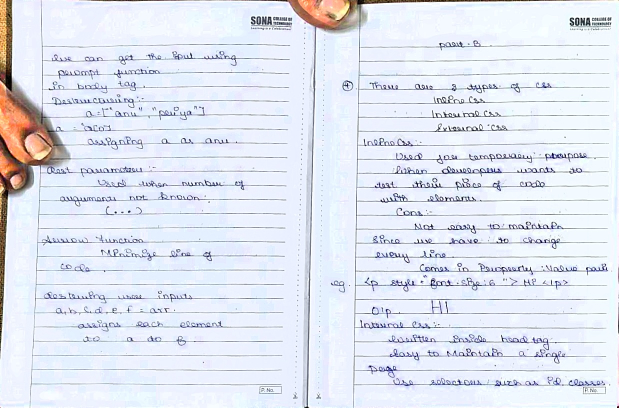
#> input picture debug_color_enhance.jpg, 1237 x 815 px (shown at 1/2 size)
$ python -i perspective.py   (imports and definitions only)
#> lines starting #> are read from the running program, lines starting #| are printed output that depends on the picture
#> further down, picture is the input picture: shape (815, 1237, 3); mean B, G, R 239.9, 229.5, 224.9
"""
Perspective transformation module for VEE Scanner.
Handles perspective correction and page splitting of detected booklets.
"""

import logging
import math
from typing import Optional, Tuple

import cv2
import numpy as np

from models import QuadCorners

logger = logging.getLogger(__name__)

# Scanner Configuration Constants
TARGET_DPI = 300
PAGE_WIDTH_MM = 210  # A4 width
PAGE_HEIGHT_MM = 297 # A4 height

def mm_to_px(mm: float, dpi: int) -> int:
    return int((mm / 25.4) * dpi)

class PerspectiveWarper:
    """Handles perspective transformation of booklet images."""

    def __init__(self, dpi: int = TARGET_DPI) -> None:
        self.dpi = dpi
        self.page_w_px = mm_to_px(PAGE_WIDTH_MM, self.dpi)
        self.page_h_px = mm_to_px(PAGE_HEIGHT_MM, self.dpi)

    # [98 lines left out: functions warp_adaptive, estimate_page_split, split_pages, not called in this run]

    def enhance_scan(self, page_image: np.ndarray) -> np.ndarray:
        """
        FR-2.5: Light Text Enhancement with Original Ink Preservation (Adobe Scan style).

        1. Estimates smooth 2D background illumination surface per channel
           via downsampled upper-percentile block grid + Gaussian smoothing.
        2. Divides each channel by background to remove shadows, lighting gradients,
           and yellowed/gray paper background.
        3. Applies a soft threshold and sub-linear boost (Light Text curve) to lift
           faint pencil, light ballpoint, and faded strokes into dark, legible text.
        4. Fades saturation to 0 on pure paper (pure white #FFFFFF), while boosting
           saturation on ink strokes (blue pen stays rich blue, red stays red).
        5. Applies mild unsharp mask for crisp stroke edges.
        """
        if page_image is None or page_image.size == 0:
            return page_image

        try:
            # Ensure 3-channel BGR
            if len(page_image.shape) == 2:
                page_image = cv2.cvtColor(page_image, cv2.COLOR_GRAY2BGR)

            h, w = page_image.shape[:2]
#> h = 815; w = 1237

            # 1. Background illumination estimation
            target_w = 600
            scale = target_w / float(w)
#> scale = 0.485
            target_h = max(1, int(h * scale))
#> target_h = 395
            small = cv2.resize(page_image, (target_w, target_h), interpolation=cv2.INTER_AREA)

            block_size = 24
            grid_h = int(np.ceil(target_h / block_size))
#> grid_h = 17
            grid_w = int(np.ceil(target_w / block_size))
            bg_grid = np.zeros((grid_h, grid_w, 3), dtype=np.float32)

            for ch in range(3):
                channel = small[:, :, ch].astype(np.float32)
                for r in range(grid_h):
                    r_start = r * block_size
                    r_end = min((r + 1) * block_size, target_h)
                    for c in range(grid_w):
                        c_start = c * block_size
                        c_end = min((c + 1) * block_size, target_w)
                        block = channel[r_start:r_end, c_start:c_end]
                        if block.size > 0:
                            bg_grid[r, c, ch] = np.percentile(block, 92)

            for ch in range(3):
                bg_grid[:, :, ch] = cv2.GaussianBlur(bg_grid[:, :, ch], (3, 3), 0)

            bg_full = cv2.resize(bg_grid, (w, h), interpolation=cv2.INTER_CUBIC)
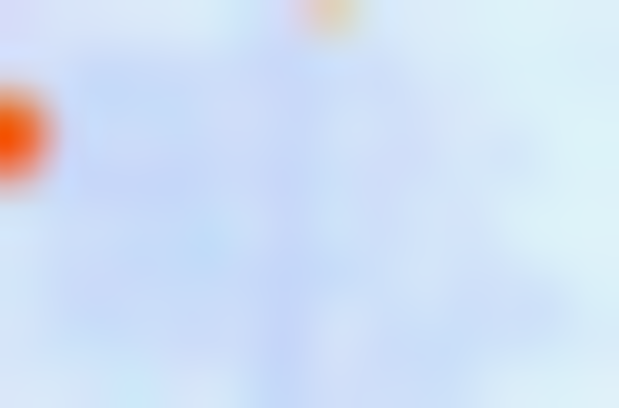
#> bg_full: shape (815, 1237, 3) float32 (shown at 1/2 size); mean of channels 0, 1, 2 254.7, 245.9, 241.1; drawn with min black and max white
            bg_full = np.maximum(bg_full, 1.0)

            # 2. Divide each channel by its background illumination (paper -> ~255)
            norm = np.clip((page_image.astype(np.float32) / bg_full) * 255.0, 0.0, 255.0)

            # 3. Light Text contrast boost in HSV color space
            norm_uint8 = norm.astype(np.uint8)
            hsv = cv2.cvtColor(norm_uint8, cv2.COLOR_BGR2HSV).astype(np.float32)

            H = hsv[:, :, 0]
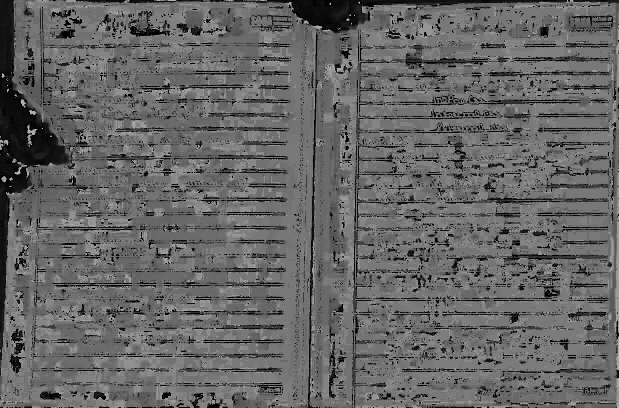
#> H: shape (815, 1237) float32 (shown at 1/2 size); min 0, max 179, mean 101.4
            S = hsv[:, :, 1]
            V = hsv[:, :, 2]

            # Suppress back-of-page bleed-through (diff < 10), boost light ink/pencil
            diff = np.maximum(0.0, 246.0 - V)
            ink_score = np.clip((diff - 10.0) / (246.0 - 10.0 - 30.0), 0.0, 1.0)
            ink_boosted = np.power(ink_score, 0.70)

            V_new = np.clip((1.0 - ink_boosted * 0.90) * 255.0, 0.0, 255.0)

            # Pure white paper (sat=0) + rich vibrant ink color
            sat_mask = np.clip(ink_score * 4.0, 0.0, 1.0)
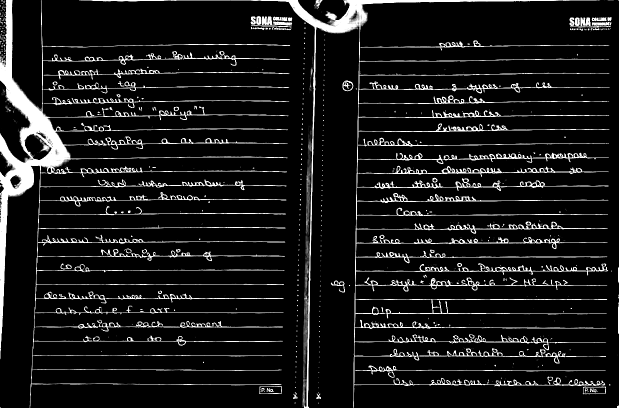
#> sat_mask: shape (815, 1237) float32 (shown at 1/2 size); min 0, max 1, mean 0.0968
            S_new = np.clip(S * 1.4 * sat_mask, 0.0, 255.0)
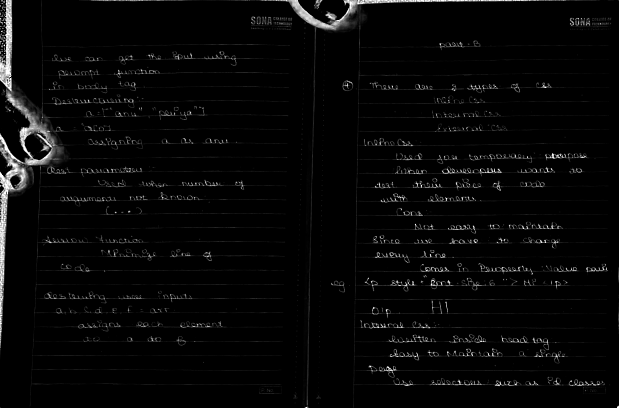
#> S_new: shape (815, 1237) float32 (shown at 1/2 size); min 0, max 255, mean 7.3

            out_hsv = cv2.merge([H, S_new, V_new]).astype(np.uint8)
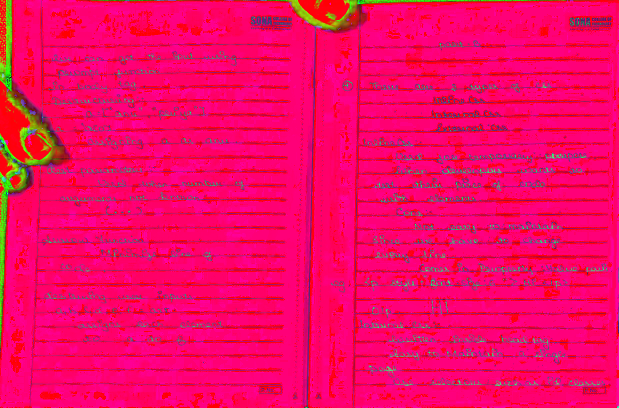
#> out_hsv: shape (815, 1237, 3) (shown at 1/2 size); mean B, G, R 101.4, 7.3, 241.8
            out_bgr = cv2.cvtColor(out_hsv, cv2.COLOR_HSV2BGR)

            # 4. Subtle unsharp mask for crisp stroke edges
            blur = cv2.GaussianBlur(out_bgr, (0, 0), 1.0)
            crisp = cv2.addWeighted(out_bgr, 1.25, blur, -0.25, 0)

            # 5. Deskew horizontal ruled lines / handwriting
            straight = deskew_page(crisp)
            return straight
        except Exception as e:
            logger.error(f"Failed to enhance scan with Light Text filter: {e}")
            return page_image


def deskew_page(image: np.ndarray, max_angle: float = 12.0) -> np.ndarray:
    """Deskew a warped page image by detecting horizontal ruled lines/text baselines.

    Uses Canny edge detection and probabilistic Hough lines constrained within
    [-max_angle, +max_angle] degrees. Computes median orientation and rotates
    the page to align lines strictly horizontal with pure white borders.
    """
#> called with max_angle = 12
    if image is None or image.size == 0:
        return image

    try:
        gray = cv2.cvtColor(image, cv2.COLOR_BGR2GRAY) if len(image.shape) == 3 else image
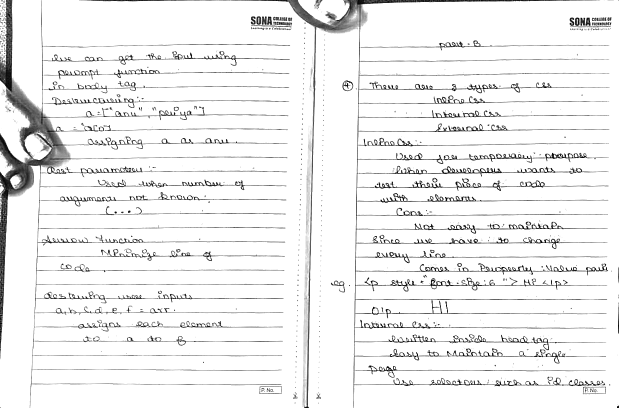
#> gray: shape (815, 1237) (shown at 1/2 size); min 0, max 255, mean 239.1
        edges = cv2.Canny(gray, 50, 150)
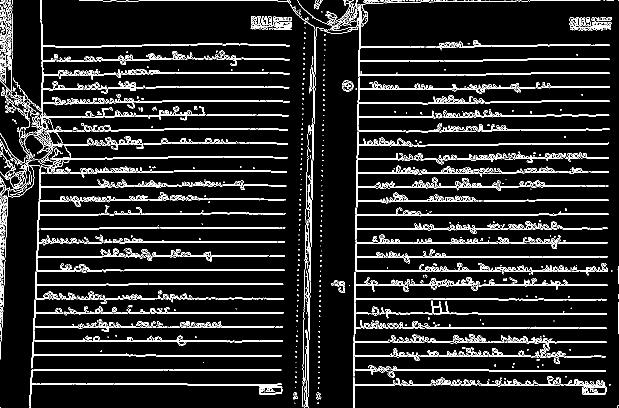
#> edges: shape (815, 1237) (shown at 1/2 size); 8.8% white in thin lines or dots
        min_line_len = max(40, gray.shape[1] // 5)
#> min_line_len = 247
        lines = cv2.HoughLinesP(
            edges, 1, np.pi / 720, threshold=100,
            minLineLength=min_line_len, maxLineGap=20
        )
#> lines = 68 rows, first 6: [257, 569, 565, 569], [130, 738, 562, 739], [68, 626, 566, 626], [67, 654, 445, 654], [706, 768, 1076, 768], [715, 375, 721, 9]
        if lines is None:
            return image

        angles = []
        for x1, y1, x2, y2 in lines.reshape(-1, 4):
            dx = float(x2 - x1)
            dy = float(y2 - y1)
            if dx == 0:
                continue
            ang = math.degrees(math.atan2(dy, dx))
            if -max_angle <= ang <= max_angle:
                angles.append(ang)
#> this loop made 68 passes
#> (x1, y1, x2, y2, dx, dy, ang) on passes 1 to 12: (257, 569, 565, 569, 308, 0, 0), (130, 738, 562, 739, 432, 1, 0.133), (68, 626, 566, 626, 498, 0, 0), (67, 654, 445, 654, 378, 0, 0), (706, 768, 1076, 768, 370, 0, 0), (715, 375, 721, 9, 6, -366, -89.06), (708, 649, 716, 156, 8, -493, -89.07), (710, 541, 1236, 541, 526, 0, 0), (816, 712, 1132, 713, 316, 1, 0.181), (67, 683, 565, 683, 498, 0, 0), (741, 684, 1198, 685, 457, 1, 0.125), (805, 599, 1212, 600, 407, 1, 0.141)
#> (x1, y1, x2, y2, dx, dy) on pass 56: (3, 667, 3, 348, 0, -319)
#> after the loop, angles = 49 values, max 0.659 at index 47, min -0.835 at index 45, mean -0.0253


        if not angles or len(angles) < 3:
            return image

        median_ang = float(np.median(angles))
#> median_ang = 0
        if abs(median_ang) < 0.25:  # Already level (< 0.25 deg)
            return image

        h, w = image.shape[:2]
        center = (w / 2.0, h / 2.0)
        M = cv2.getRotationMatrix2D(center, median_ang, 1.0)
        border_val = (255, 255, 255) if len(image.shape) == 3 else 255
        deskewed = cv2.warpAffine(
            image, M, (w, h),
            flags=cv2.INTER_CUBIC,
            borderMode=cv2.BORDER_CONSTANT,
            borderValue=border_val,
        )
        logger.info(f"Deskewed page by {median_ang:.2f} degrees")
        return deskewed
    except Exception as e:
        logger.error(f"Failed to deskew page: {e}")
        return image


# [50 lines left out: functions four_point_transform, compute_warp_quality, not called in this run]

>>> import cv2
>>> picture = cv2.imread('debug_color_enhance.jpg')
>>> result = PerspectiveWarper().enhance_scan(picture)

$ run again, on debug_enhance.jpg
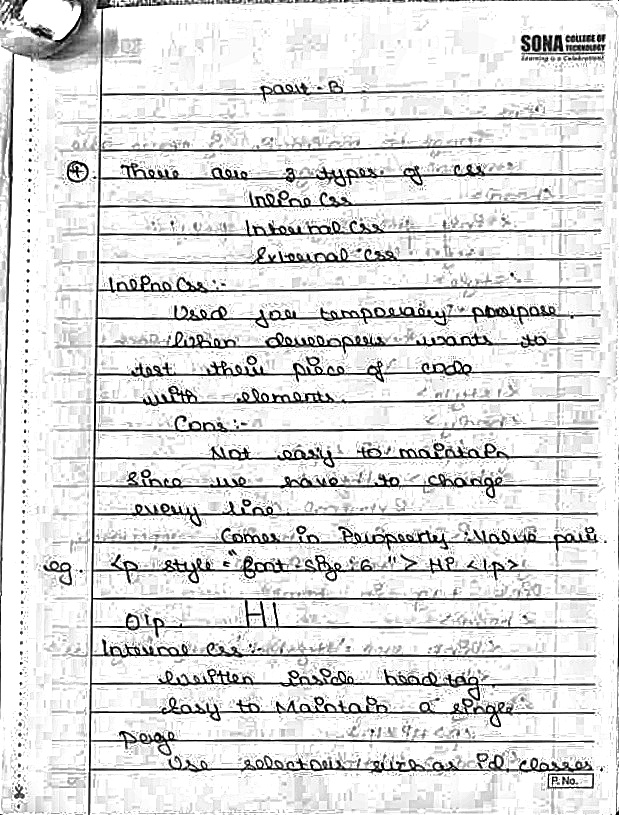
#> input picture debug_enhance.jpg, 619 x 815 px
#> picture is the input picture: shape (815, 619, 3); min 0, max 255, mean 222.3
#> in enhance_scan, `hsv = cv2.cvtColor(norm_uint8, cv2.COLOR_BGR2HSV).astype(np.float32)`:
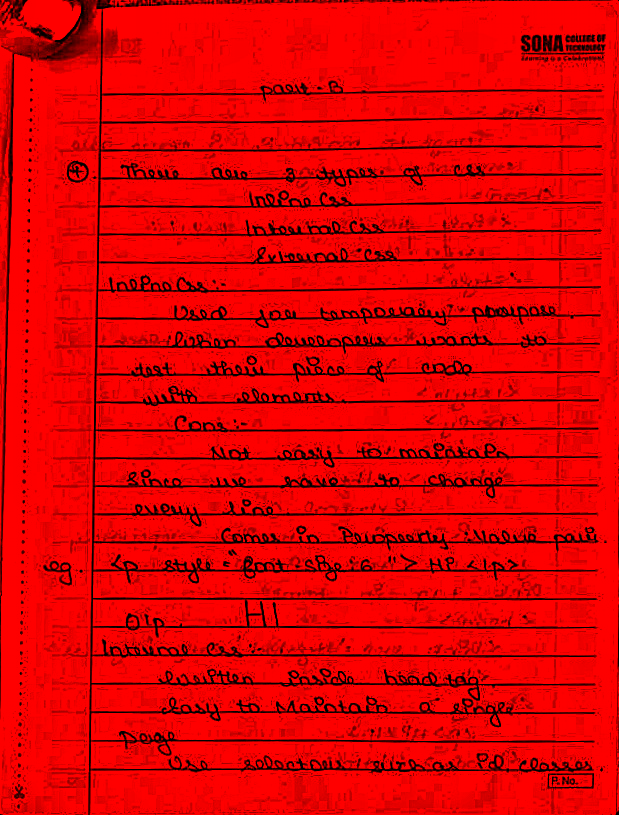
#> hsv: shape (815, 619, 3) float32; mean B, G, R 0, 0, 222.5
#> H: shape (815, 619) float32; every value is 0
#> in deskew_page, `edges = cv2.Canny(gray, 50, 150)`:
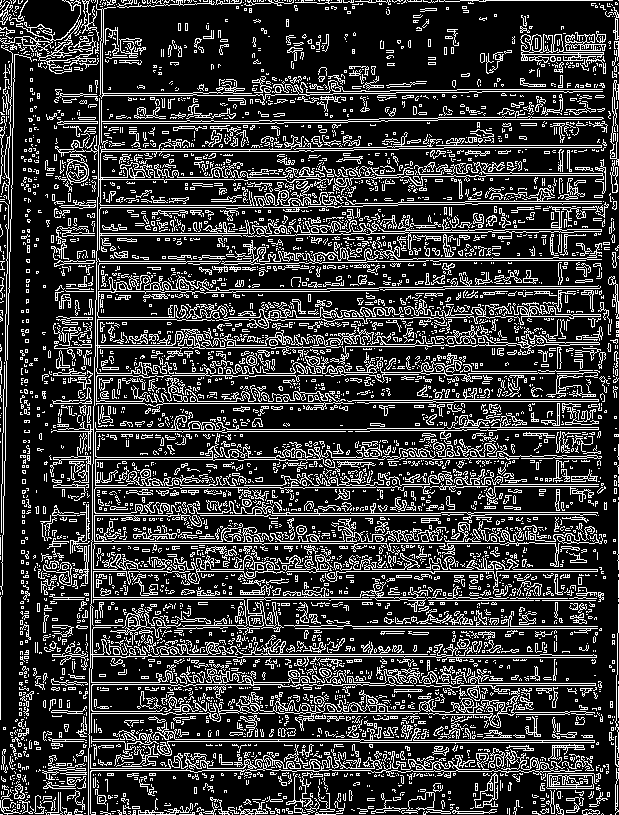
#> edges: shape (815, 619); 21.9% white in thin lines or dots
#> lines = 543 rows, first 6: [91, 577, 98, 145], [96, 404, 103, 0], [52, 543, 618, 543], [2, 571, 603, 571], [400, 599, 618, 600], [1, 562, 16, 6]
#> the loop in deskew_page, `for x1, y1, x2, y2 in lines.reshape(-1, 4):` made 543 passes
#> (x1, y1, x2, y2, dx, dy, ang) on passes 1 to 3: (91, 577, 98, 145, 7, -432, -89.07), (96, 404, 103, 0, 7, -404, -89.01), (52, 543, 618, 543, 566, 0, 0)
#> after the loop in deskew_page, `for x1, y1, x2, y2 in lines.reshape(-1, 4):`: angles = 371 values, max 6.53 at index 222, min -6.86 at index 303, mean -0.0687
#> median_ang = 0
